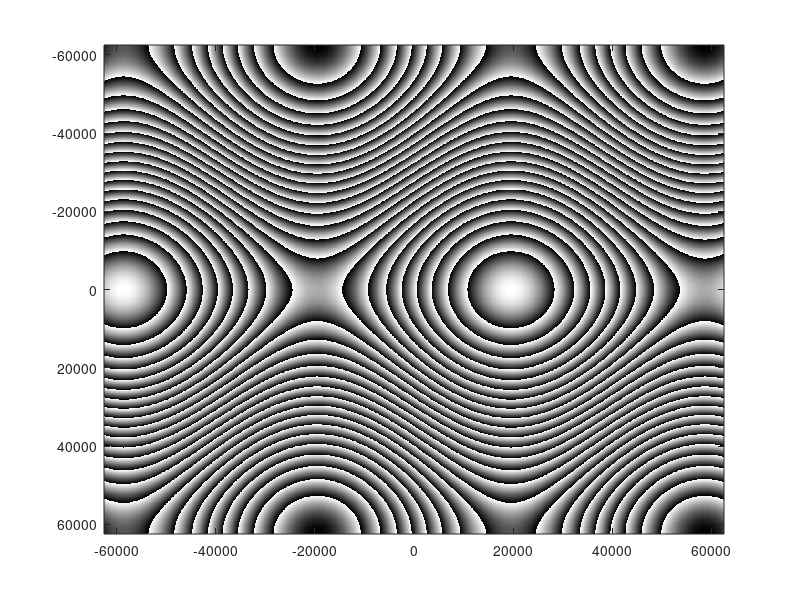

The MATLAB source for this figure:
clc; clear variables; close all;

Ly=0.0096; %x-side length (m)
Lx=0.01536; %y-side length (m)
Mx=1920; %number of samples in x
My=1200; %number of samples in y
dx=Lx/Mx; %sample interval in x (m)
dy=Ly/My; %sample interval in x (m)
lambda=0.532*10^(-6); %wavelength (m)
k=2*pi/lambda; %wavenumber

x=-Lx/2:dx:Lx/2-dx; %x coordinates
y=-Ly/2:dy:Ly/2-dy; %x coordinates
[X,Y]=meshgrid(x,y); %X and Y grid coords

fx=-1/(2*dx):1/Lx:1/(2*dx)-1/Lx; %freq coords
fy=-1/(2*dy):1/Ly:1/(2*dy)-1/Ly;
[FX,FY]=meshgrid(fx,fy);
alpha=20;
Rpup=0.5*Ly;
mask=alpha*(cos(pi.*Y/Rpup)+0.5*sin(pi.*X/Rpup));

mask = (mask-min(min(mask)));
mask = mask/max(max(mask))*25;
mask = mod(mask, 1);

figure(3)
imagesc(fx,fy,abs(mask))
colormap('gray'); %linear gray display map
axis true;

imwrite(abs(mask),'TwinAiryMask.bmp','bmp')